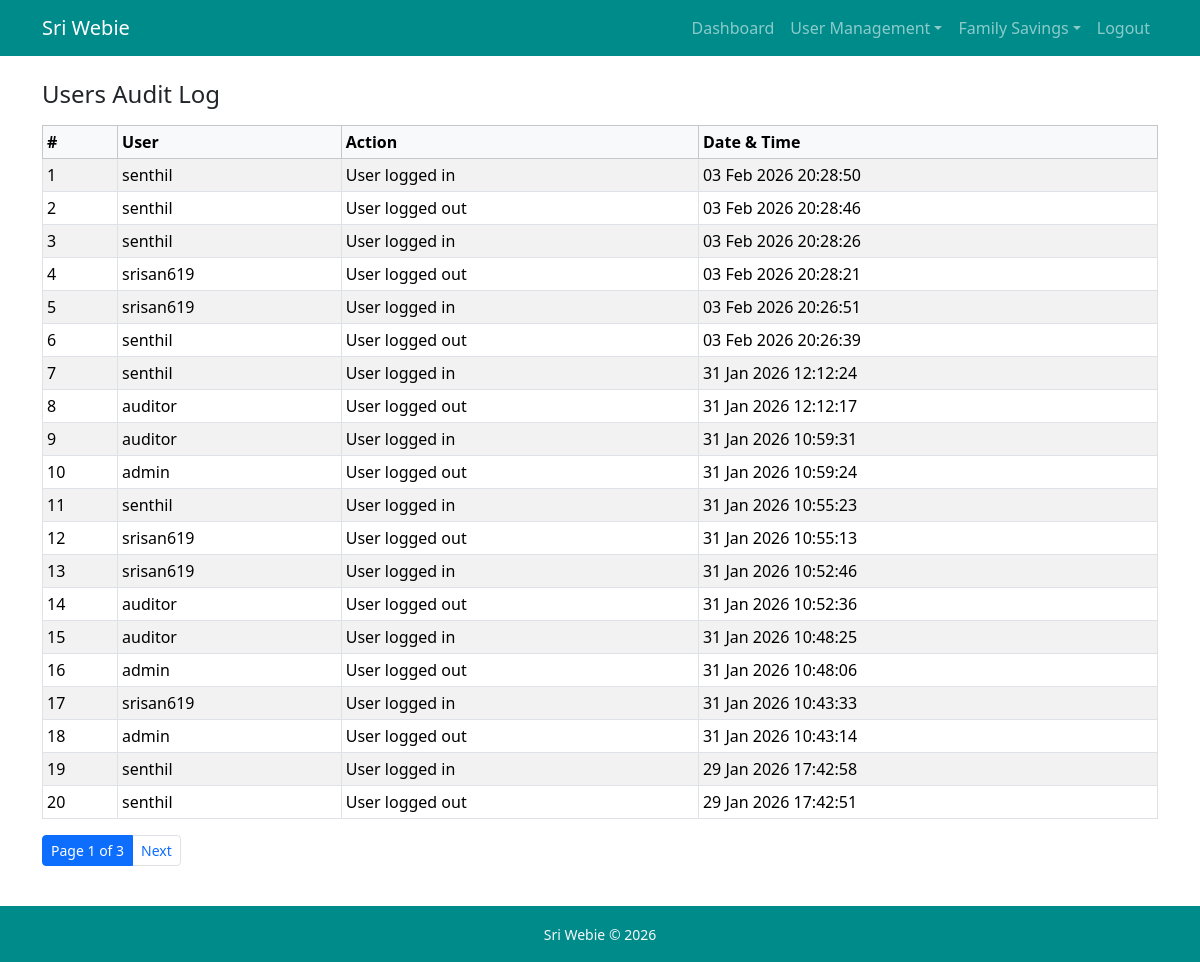
Before: /users/audit-logs/ (signed in) with the older database file.
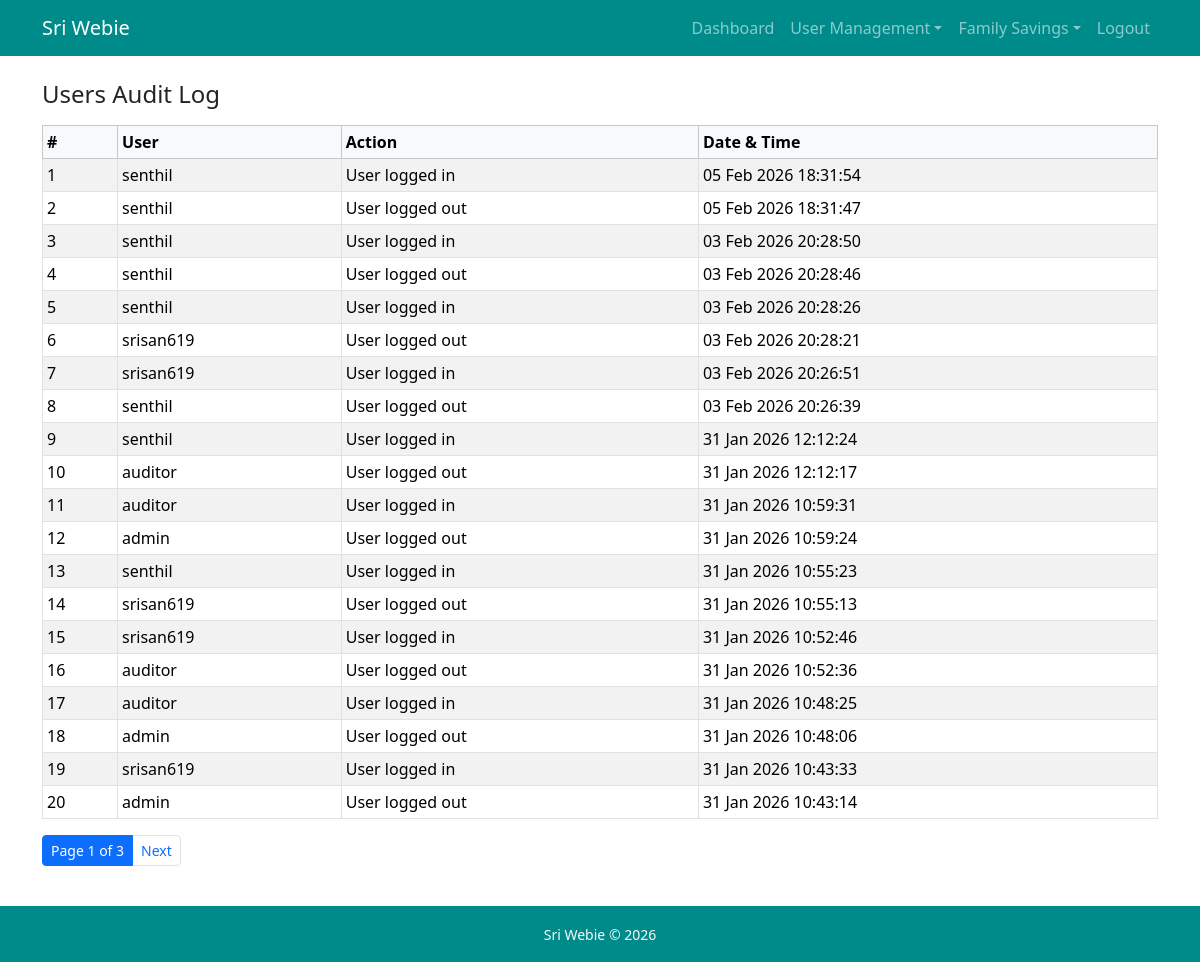
After: the same page with the newer database file.
### users/models.py (models this page shows, shortened)
class AuditLog(models.Model):
    user = models.ForeignKey(User, on_delete=models.SET_NULL, null=True)
    action = models.CharField(max_length=100)
    timestamp = models.DateTimeField(auto_now_add=True)

class User(AbstractUser):
    role = models.ForeignKey(Role, on_delete=models.PROTECT, null=True, blank=True)
    groups = models.ManyToManyField('auth.Group', related_name='custom_user_set', blank=True, help_text='The groups this user belongs to', verbose_name='groups')
    user_permissions = models.ManyToManyField('auth.Permission', related_name='custom_user_set', blank=True, help_text='Specific permissions for this user.', verbose_name='user permissions')

### users/views.py (the view)
# urls.py: path('users/audit-logs/', audit_logs, name="audit_logs")
@login_required
def audit_logs(request):
    if request.user.role.role_name not in ['auditor', 'admin']:
        return HttpResponseForbidden("Access Denied")
    logs = AuditLog.objects.select_related("user").order_by("-timestamp")
    paginator = Paginator(logs, 20)
    page_number = request.GET.get("page")
    page_obj = paginator.get_page(page_number)
    return render(request, "users/audit_logs.html", {
        "page_obj": page_obj
    })

### users/templates/users/audit_logs.html
{%extends "users/base.html"%}
{%block content%}
<h4 class="mb-3">Users Audit Log</h4>
<table class="table table-bordered table-striped table-sm">
    <thead class="table-light">
        <tr>
            <th>#</th>
            <th>User</th>
            <th>Action</th>
            <th>Date & Time</th>
        </tr>
    </thead>
    <tbody>
        {% for log in page_obj %}
        <tr>
            <td>{{forloop.counter}}</td>
            <td>{{log.user.username|default:"System"}}</td>
            <td>
                {{log.action}}
            </td>
            <td>{{log.timestamp|date:"d M Y H:i:s"}}</td>
        </tr>
        {% empty %}
        <tr>
            <td colspan="4">
                No audit logs found
            </td>
        </tr>
        {%endfor%}
    </tbody>
</table>
{% include "includes/pagination.html" %}
{%endblock%}

### users/templates/users/base.html (shortened to what this page needs)
<!DOCTYPE html>
<html lang="en">
<head>
    <link href="https://cdn.jsdelivr.net/npm/bootstrap-icons/font/bootstrap-icons.css" rel="stylesheet">
    <link href="https://cdn.jsdelivr.net/npm/bootstrap@5.3.2/dist/css/bootstrap.min.css" rel="stylesheet">
</head>
<body class="d-flex flex-column min-vh-100">
    <nav class="navbar navbar-expand-lg navbar-dark bg-info">
        <div class="container">
            <a href="{%url 'dashboard'%}" class="navbar-brand">Sri Webie</a>
            <div class="collapse navbar-collapse" id="navbarNav">
                <ul class="navbar-nav ms-auto">
                    {% if request.user.is_authenticated %}
                        <li class="nav-item">
                            <a href="{%url 'dashboard'%}" class="nav-link">Dashboard</a>
                        </li>
                        <li class="nav-item dropdown active">
                            <a class="nav-link dropdown-toggle" href="#" id="users-dropdown" role="button" data-bs-toggle="dropdown" aria-expanded="false" >User Management</a>
                        </li>
                        <li class="nav-item dropdown active">
                            <a class="nav-link dropdown-toggle" href="#" id="family-savings-dropdown" role="button" data-bs-toggle="dropdown" aria-expanded="false" >Family Savings</a>
                        </li>
                        <li class="nav-item">
                            <a href="{%url 'logout'%}" class="nav-link">Logout</a>
                        </li>
                    {%else%}
                        <li class="nav-item">
                            <a href="{%url 'login'%}" class="nav-link">Login</a>
                        </li>
                    {%endif%}
                </ul>
            </div>
        </div>
    </nav>
    <main class="container my-4">
    {%block content%}
    {%endblock%}
    </main>
    <footer class="bg-info text-light mt-auto">
        <div class="container text-center py-3">
            <small>
                Sri Webie © {% now "Y" %}
            </small>
        </div>
    </footer>
</body>
</html>

### templates/includes/pagination.html (shortened to what this page needs)
<nav>
    <ul class="pagination pagination-sm">
        <li class="page-item active">
            <span class="page-link">
                Page {{page_obj.number}} of {{page_obj.paginator.num_pages}}
            </span>
        </li>
        {%if page_obj.has_next%}
            <li class="page-item">
                <a href="?page={{page_obj.next_page_number}}" class="page-link">Next</a>
            </li>
        {%endif%}
    </ul>
</nav>

### users/templates/users/base.html (style rules this page uses)
.bg-info { --bs-bg-opacity: 1; background-color: darkcyan !important;; }

Changed rows visible on the page:
no longer on this page (row unchanged): AuditLog: user.username "senthil", action "User logged in", timestamp "29 Jan 2026 17:42:58"
no longer on this page (row unchanged): AuditLog: user.username "senthil", action "User logged out", timestamp "29 Jan 2026 17:42:51"
added AuditLog: user.username "senthil", action "User logged in", timestamp "05 Feb 2026 18:31:54"
added AuditLog: user.username "senthil", action "User logged out", timestamp "05 Feb 2026 18:31:47"
